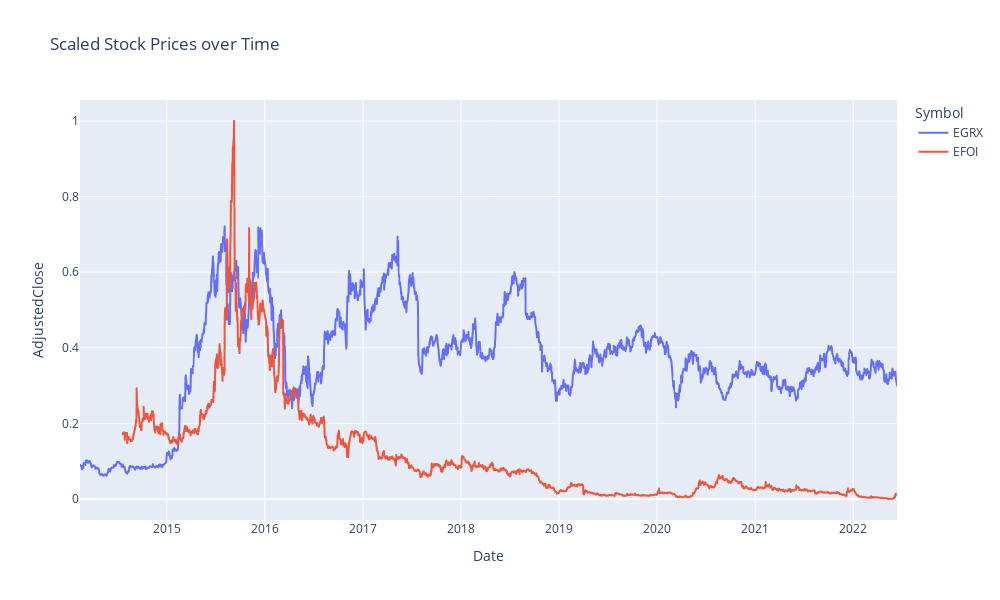

Notebook code for this chart:
### Code cell
fig = px.line(df_adjclose_scaled, x = "Date", 
              y = "AdjustedClose", color = 'Symbol', 
              title = "Scaled Stock Prices over Time",
              width = 1000, height = 600)
fig.show()

### Figure 1 — Plotly figure (JSON) as saved in the notebook; plotly's stock layout.template omitted (floating-point values rounded to 4 significant figures; data arrays with more than 128 entries replaced by an {"elided": "..."} marker saying what was removed)
{"data": [{"hovertemplate": "Symbol=EGRX<br>Date=%{x}<br>AdjustedClose=%{y}<extra></extra>", "legendgroup": "EGRX", "line": {"color": "#636efa", "dash": "solid"}, "marker": {"symbol": "circle"}, "mode": "lines", "name": "EGRX", "showlegend": true, "type": "scattergl", "x": {"elided": "2099 str values"}, "xaxis": "x", "y": {"elided": "2099 float values"}, "yaxis": "y"}, {"hovertemplate": "Symbol=EFOI<br>Date=%{x}<br>AdjustedClose=%{y}<extra></extra>", "legendgroup": "EFOI", "line": {"color": "#EF553B", "dash": "solid"}, "marker": {"symbol": "circle"}, "mode": "lines", "name": "EFOI", "showlegend": true, "type": "scattergl", "x": {"elided": "1990 str values"}, "xaxis": "x", "y": {"elided": "1990 float values"}, "yaxis": "y"}], "layout": {"height": 600, "legend": {"title": {"text": "Symbol"}, "tracegroupgap": 0}, "title": {"text": "Scaled Stock Prices over Time"}, "width": 1000, "xaxis": {"anchor": "y", "domain": [0, 1], "title": {"text": "Date"}}, "yaxis": {"anchor": "x", "domain": [0, 1], "title": {"text": "AdjustedClose"}}}}
